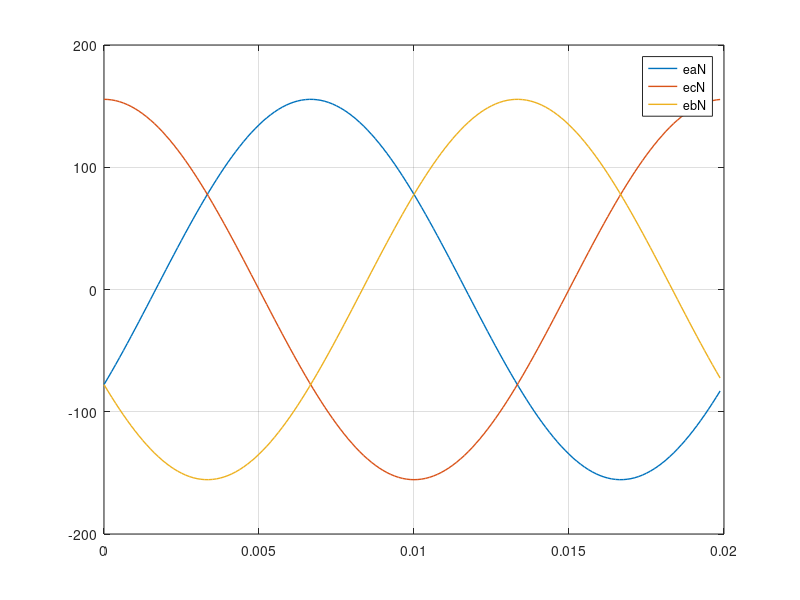

The MATLAB source for this figure:
clear;clc;close all;

Fs = 8000;
dt = 1/Fs;
StopTime = 0.02;
t = (0:dt:StopTime-dt)';
N = size(t,1);
Fc = 50;
phi = [ -2*pi/3 0 2*pi/3 ];
Vrms = 110;
x = Vrms*sqrt(2)*cos(2*pi*Fc*t*ones(1,3) + ones(N,1)*phi);
figure;
plot(t,x, 'LineWidth', 1);
grid on;
legend('eaN', 'ecN', 'ebN');